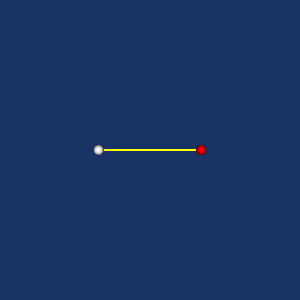

Write the Python code that produced this figure.
#!/usr/bin/env python
# Demonstrate vtkPolyLineWidget for creating and manipulating polylines.

import vtkmodules.vtkInteractionStyle  # noqa: F401
import vtkmodules.vtkRenderingFreeType  # noqa: F401
import vtkmodules.vtkRenderingOpenGL2  # noqa: F401

from vtkmodules.vtkCommonCore import vtkPoints
from vtkmodules.vtkInteractionWidgets import (
    vtkPolyLineRepresentation,
    vtkPolyLineWidget,
)
from vtkmodules.vtkRenderingCore import (
    vtkRenderWindow,
    vtkRenderWindowInteractor,
    vtkRenderer,
)

# Renderer
renderer = vtkRenderer()
renderer.SetBackground(0.1, 0.2, 0.4)

# Render window
render_window = vtkRenderWindow()
render_window.AddRenderer(renderer)
render_window.SetWindowName("polyline widget")
render_window.SetMultiSamples(0)
render_window.SetSize(300, 300)

# Interactor
interactor = vtkRenderWindowInteractor()
interactor.SetRenderWindow(render_window)

# Widget
points = vtkPoints()
points.InsertNextPoint(0.25, 0.5, 0.0)
points.InsertNextPoint(0.75, 0.5, 0.0)

polyline_rep = vtkPolyLineRepresentation()
polyline_rep.InitializeHandles(points)

polyline_widget = vtkPolyLineWidget()
polyline_widget.SetInteractor(interactor)
polyline_widget.SetRepresentation(polyline_rep)
polyline_widget.On()

# Scene
renderer.ResetCamera(0.0, 1.0, 0.0, 1.0, 0.0, 0.0)

interactor.Initialize()
interactor.Start()
